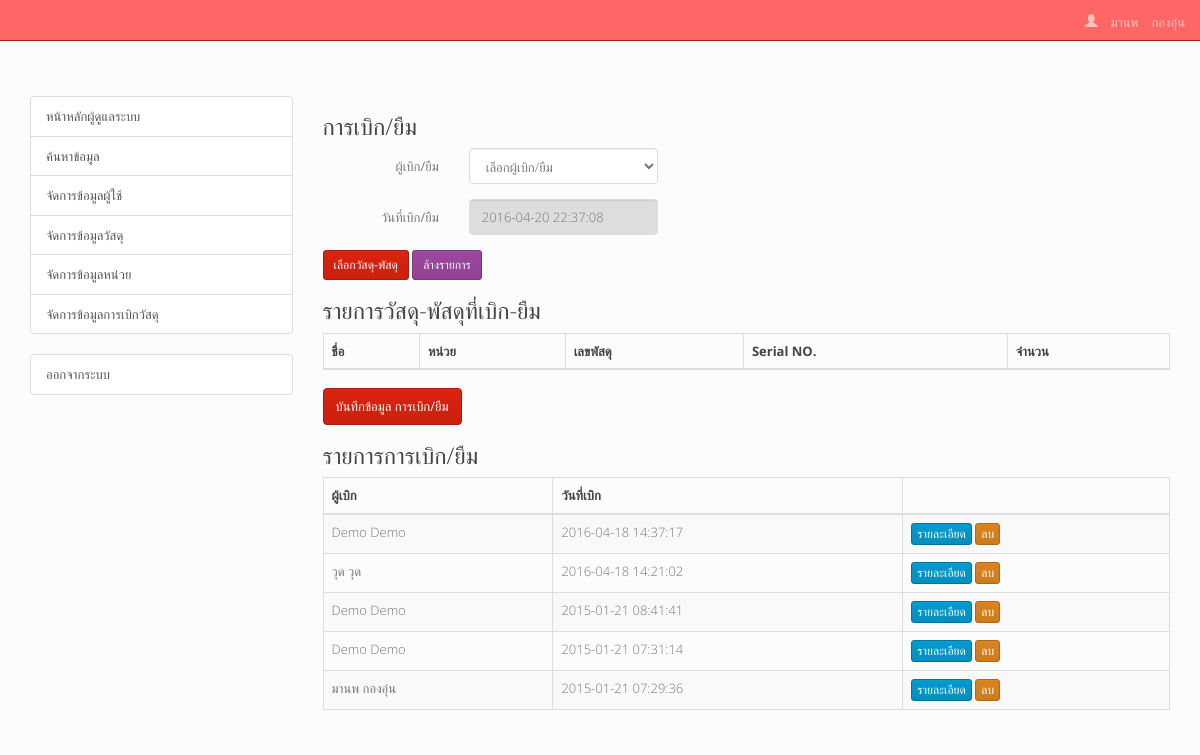
Page /admin_widen.php (signed in) on the committed database.
### tables this page shows
CREATE TABLE IF NOT EXISTS `widen` (
  `id` int(11) NOT NULL AUTO_INCREMENT,
  `user_id` int(11) NOT NULL COMMENT 'ผู้เบิก/ยืม',
  `widen_date` datetime NOT NULL COMMENT 'วันที่เบิก/ยืม',
  PRIMARY KEY (`id`),
  KEY `fk_widen_user1_idx` (`user_id`)
);

CREATE TABLE IF NOT EXISTS `user` (
  `id` int(11) NOT NULL AUTO_INCREMENT,
  `firstname` varchar(100) NOT NULL COMMENT 'ชื่อ',
  `lastname` varchar(100) NOT NULL COMMENT 'นามสกุล',
  `username` varchar(45) NOT NULL COMMENT 'ชื่อผู้ใบ้',
  `password` varchar(45) NOT NULL COMMENT 'รหัสผ่าน',
  `address` text NOT NULL COMMENT 'ที่อยู่',
  `major_id` int(2) NOT NULL,
  `tel` varchar(20) DEFAULT NULL COMMENT 'เบอร์โทร',
  `user_type` enum('admin','user') NOT NULL DEFAULT 'user' COMMENT 'กลุ่มผู้ใช้งาน',
  PRIMARY KEY (`id`),
  UNIQUE KEY `username_UNIQUE` (`username`),
  KEY `fk_user_major1` (`major_id`) USING BTREE
);

### admin_widen.php (the view, shortened to what this page needs)
<?php
include 'html_head.php';
include 'dbcon.php';
$widen_date	= date("Y-m-d H:i:s");
$sql = "SELECT w.*,u.firstname,u.lastname FROM widen w
    LEFT JOIN user u ON u.id = w.user_id
    ORDER BY w.id DESC";
$result = $con->prepare($sql);
$result->execute();
?>
<div class="row">
<div class="col-md-12">
<h3>การเบิก/ยืม</h3>
<form method="post" action="<?php echo $_SERVER['PHP_SELF'];?>" class="form-horizontal">
    <div class="form-group">
        <label class="control-label col-md-2" for="w-user_id">ผู้เบิก/ยืม</label>
        <div class="col-md-3">
            <select name="w[user_id]" class="form-control" id="w-user_id">
                        <option>เลือกผู้เบิก/ยืม</option>
          </select>
        </div>
    </div>
    <div class="form-group">
        <label class="control-label col-md-2" for="w-widen_date">วันที่เบิก/ยืม</label>
        <div class="col-md-3">
            <input id="w-widen_date" readonly="readonly" class="form-control" type="text" name="w[widen_date]" value="<?php echo $widen_date;?>" required="required">
        </div>
    </div>
    <button type="button" class="btn btn-primary btn-sm" data-toggle="modal" data-target="#myModal">
      เลือกวัสดุ-พัสดุ
    </button>
    <a href="<?php echo $_SERVER['PHP_SELF'];?>?action=item_reset" class="btn btn-warning btn-sm">ล้างรายการ</a>
    <h3>รายการวัสดุ-พัสดุที่เบิก-ยืม</h3>
    <div class="table responsive">
        <table class="table table-bordered table-hover table-striped">
            <thead>
                <tr>
                    <th>ชื่อ</th>
                    <th>หน่วย</th>
                    <th>เลขพัสดุ</th>
                    <th>Serial NO.</th>
                    <th>จำนวน</th>
                </tr>
            </thead>
        </table>
    </div>
        <input type="submit" value="บันทึกข้อมูล การเบิก/ยืม" class="btn btn-primary">
</form>
</div>
<div class="col-md-12">
<h3>รายการการเบิก/ยืม</h3>
<div class="table-responsive">
<table class="table table-bordered table-hover table-striped">
    <thead>
        <tr>
    		<th>ผู้เบิก</th>
			<th>วันที่เบิก</th>
            <th></th>
        </tr>
    </thead>
    <tbody>
    <?php while($rs=$result->fetch()){?>
        <tr>
    		<td><?php echo $rs['firstname'];?> <?php echo $rs['lastname'];?></td>
			<td><?php echo $rs['widen_date'];?></td>
            <td>
                <a href="admin_widen_view.php?id=<?php echo $rs['id'];?>" target="_blank" class="btn btn-xs btn-info">รายละเอียด</a> <a href="<?php echo $_SERVER['PHP_SELF'];?>?action=delete&id=<?php echo $rs['id'];?>" class="btn btn-xs btn-danger" onclick="return confirm('แน่ใจนะว่าต้องการลบ?');">ลบ</a>
            </td>
        </tr>
    <?php }?>
    </tbody>
</table>
</div>
</div>
</div>

### assets/css/style.css (style rules this page uses)
html { position: relative; min-height: 100%; }
body { padding-top: 8%; margin-bottom: AUTO; }

### rows in the picture
widen: user.firstname "Demo", user.lastname "Demo", widen_date "2016-04-18 14:37:17"
widen: user.firstname "วุด", user.lastname "วุด", widen_date "2016-04-18 14:21:02"
widen: user.firstname "Demo", user.lastname "Demo", widen_date "2015-01-21 08:41:41"
widen: user.firstname "Demo", user.lastname "Demo", widen_date "2015-01-21 07:31:14"
widen: user.firstname "มานพ", user.lastname "กองอุ่น", widen_date "2015-01-21 07:29:36"

### other values in the picture
$_SESSION['user']['firstname'] "มานพ"
$_SESSION['user']['lastname'] "กองอุ่น"
